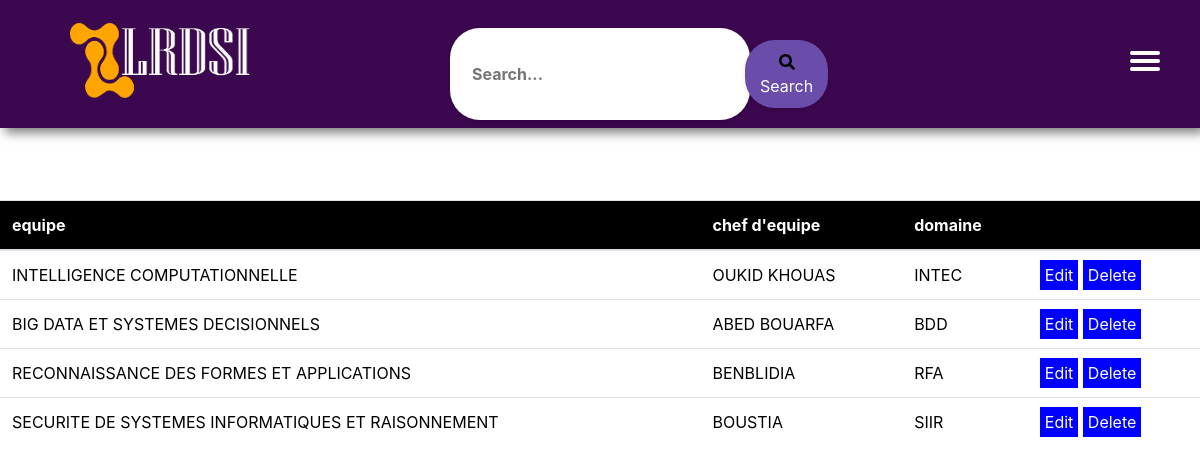
The app's page /membres/equipe/table.php (signed in) with its own data.
### tables this page shows
CREATE TABLE `equipe` (
  `ide` int(11) NOT NULL,
  `nomEquipe` varchar(100) NOT NULL,
  `nomChef` varchar(100) NOT NULL,
  `domaine` varchar(100) NOT NULL
);

### membres/equipe/table.php (the view, shortened to what this page needs)
<!DOCTYPE html>
<html lang="en">
<head>
    <link rel="stylesheet" href="https://maxcdn.bootstrapcdn.com/bootstrap/4.0.0/css/bootstrap.min.css">
    <link rel="stylesheet" href="../../homepage/navbar.css">
    <link rel="stylesheet" href="../../homepage/searchbar.css">
</head>
<body>
<div class="nav_bar">
    <img src="../../homepage/LOGO2-S.png" alt="logo" class="logo_image">
           <div class="burger">
            <div></div>
           </div>
            <div class="search-container">
            <input type="text" id="search-input" placeholder="Search...">
            <button type="button" id="search-button"><i class="fas fa-search"></i>Search</button>
            </div>
<div style="margin-top:150px;">
    <table class="table">
        <thead>
            <tr>
                <th>equipe</th>
                <th>chef d'equipe</th>
                <th>domaine</th>
                <th></th>
            </tr>
        </thead>
        <?php
  include("connexion.php");
  $query=mysqli_query($connexion,"select * from  `equipe`");
  while($row=mysqli_fetch_array($query)){
    ?>
        <tr>
            <td><?php echo $row['nomEquipe'];?></td>
            <td><?php echo $row['nomChef'];?></td>
            <td><?php echo $row['domaine'];?></td>
            <td>
                <a href="edit.php?id=<?php echo $row['ide']; ?>">Edit</a>
                <a href="delete.php?id=<?php echo $row['ide']; ?>">Delete</a>
            </td>
        </tr>
        <?php
  }
  ?>
    </table>
</div>
</body>
</html>

### homepage/navbar.css (style rules this page uses)
* { text-decoration: none; list-style: none; margin: 0; padding: 0; color: black; }
.nav_bar { background-color: rgb(59, 7, 78); position: fixed; top: 0; width: 100%; height: 16%; transition: box-shadow 0.15s; z-index: 1; }
.logo_image { width: 200px; margin-top: 18px; margin-left: 70px; height: 80px; width: 180px; }
@media (max-width: 1200px) { .burger { position: absolute; right: 60px; top: 50px; width: 10px; height: 20px; } }
@media (max-width: 1200px) { .burger>div { background-color: white; position: relative; top: 45%; width: 30px; height: 4px; border-radius: 3px; } }
@media (max-width: 1200px) { .burger>div:before, .burger>div:after { content: ''; background-color: white; position: absolute; width: 30px; height: 4px; border-radius: 3px; transition: 0.3s; } }
@media (max-width: 1200px) { .burger>div:before { top: 8px; } }
@media (max-width: 1200px) { .burger>div:after { top: -8px; } }

### homepage/searchbar.css (style rules this page uses)
.search-container { display: flex; align-items: center; max-width: 400px; margin: -70px 450px; background-color: #fff; border-radius: 30px; padding: 12px; box-shadow: 0 2px 5px rgba(0, 0, 0, 0.1); }
#search-input { flex: 1; padding: 10px; font-size: 16px; border: none; outline: none; background-color: transparent; color: #6a4caa; font-weight: bold; }
#search-button { padding: 10px 15px; background-color: #6a4caa; border: none; border-radius: 30px; color: #fff; cursor: pointer; transition: background-color 0.3s; box-shadow: 0 2px 5px rgba(0, 0, 0, 0.1); }

### membres/equipe/table.php (style rules this page uses)
.table th:nth-child(n) { background-color: black; color: #ffffff; }
.table tr:nth-child(n) { color: #000000; }
td a { background-color: blue; color: #ffffff; padding: 5px; }

### records on screen
equipe: nomEquipe "INTELLIGENCE COMPUTATIONNELLE", nomChef "OUKID KHOUAS", domaine "INTEC"
equipe: nomEquipe "BIG DATA ET SYSTEMES DECISIONNELS", nomChef "ABED BOUARFA", domaine "BDD"
equipe: nomEquipe "RECONNAISSANCE DES FORMES ET APPLICATIONS", nomChef "BENBLIDIA", domaine "RFA"
equipe: nomEquipe "SECURITE DE SYSTEMES INFORMATIQUES ET RAISONNEMENT", nomChef "BOUSTIA", domaine "SIIR"
